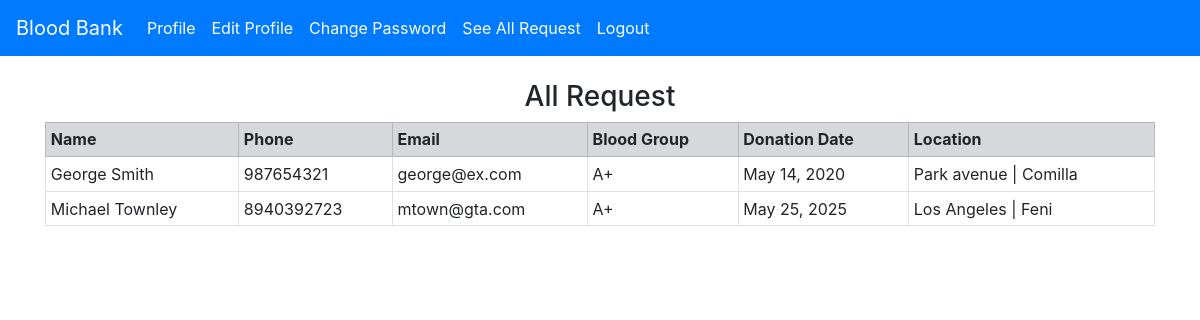
Screenshot of /allrequest (signed in) with the database file from the repository.
### blood_app/models.py (models this page shows, shortened)
class RequestBlood(models.Model):
    name = models.CharField(max_length=100)
    email = models.EmailField()
    phone = models.CharField(max_length=20)
    donation_location = models.CharField(max_length=100)
    district = models.ForeignKey(District, on_delete=models.CASCADE)
    blood_group = models.ForeignKey(BloodGroup, on_delete=models.CASCADE)
    date_of_donation = models.DateField(help_text="yyyy-mm-dd")
    pin_code = models.IntegerField(help_text='You can edit your request later using this code', unique=True)

class BloodGroup(models.Model):
    name = models.CharField(max_length=5)
    def __str__(self):
        return self.name

class District(models.Model):
    name = models.CharField(max_length=100)
    def __str__(self):
        return self.name

### blood_app/views.py (the view)
# urls.py: path('allrequest', views.allReqView, name='allrequest'),
def allReqView(request):
    all_req = RequestBlood.objects.all()
    return render(request, "blood_app/allrequest.html", {'all_req':all_req})

### blood_app/templates/blood_app/allrequest.html
{% extends "blood_app/base.html" %}
{% block content %}
  {% if all_req %}
    <h3 class="text-center">All Request</h3>
    <table class="table table-sm table-bordered">
      <tr class="table-secondary">
        <th>Name</th>
        <th>Phone</th>
        <th>Email</th>
        <th>Blood Group</th>
        <th>Donation Date</th>
        <th>Location</th>
      </tr>
      {% for i in all_req %}
        <tr>
          <td>{{i.name}}</td>
          <td>{{i.phone}}</td>
          <td>{{i.email}}</td>
          <td>{{i.blood_group}}</td>
          <td>{{i.date_of_donation}}</td>
          <td>{{i.donation_location}} | {{i.district}}</td>
        </tr>
      {% endfor %}
    </table>
  {% else %}
    <h2>No Request Available</h2>
  {% endif %}
{% endblock %}

### rows the page displays
RequestBlood: name "George Smith", phone "987654321", email "george@ex.com", blood_group "A+", date_of_donation "May 14, 2020", donation_location "Park avenue", district "Comilla"
RequestBlood: name "Michael Townley", phone "8940392723", email "mtown@gta.com", blood_group "A+", date_of_donation "May 25, 2025", donation_location "Los Angeles", district "Feni"
